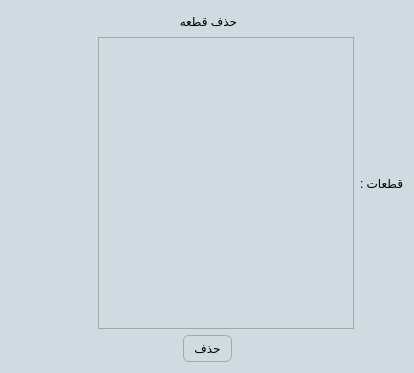
<?xml version="1.0" encoding="UTF-8"?>
<ui version="4.0">
 <class>DeleteItem</class>
 <widget class="QWidget" name="DeleteItem">
  <property name="geometry">
   <rect>
    <x>0</x>
    <y>0</y>
    <width>414</width>
    <height>373</height>
   </rect>
  </property>
  <property name="windowTitle">
   <string>Form</string>
  </property>
  <property name="styleSheet">
   <string notr="true">QPushButton {
    background-color: rgb(228, 229, 244); /* Light gray background */
    border: 1px solid #a9a9a9; /* Darker gray border for a 3D effect */
    border-radius: 6px; /* Rounded corners */
    padding: 5px 10px; /* Padding for a button-like appearance */
    color: black; /* Text color */
    
    /* Subtle gradient for a shiny effect */
    background: qlineargradient(spread:pad, x1:0, y1:0, x2:0, y2:1, 
                                stop:0 #f0f0f0, stop:1 #d3d3d3);
}

QPushButton:hover {
    background-color: #e6e6e6; /* Change to a lighter shade on hover */
    border-color: #b0b0b0; /* Change border color on hover */
}

QPushButton:pressed {
    background-color: #bfbfbf; /* Darker gray when pressed */
    border-color: #808080; /* Slightly darker border when pressed */
}


QWidget {font: 11pt &quot;Segoe UI&quot;;}
QWidget {
    background-color: #d0dae1; /* Dark background color for the entire widget */
    font: 11pt &quot;Segoe UI&quot;;
}

/* Style for QLineEdit with a darker background and smoother edges */
QLineEdit {
    background-color: #eff3f5; /* Darker grayish background */
    color: #000000; /* Light text color for readability */
    border: 1px solid #5c5c70; /* Slightly lighter border for contrast */
    border-radius: 6px; /* Smooth, rounded edges */
    padding: 5px; /* Padding for a cleaner look */
    font: 11pt &quot;Segoe UI&quot;;
}

QLineEdit:focus {
    border-color: #7878a0; /* Lighter border color on focus */
    background-color: #e0e6eb; /* Slightly lighter background on focus */
}

QTextBrowser {
    background-color: #eff3f5; /* Darker grayish background */
    color: #000000; /* Light text color for readability */
    border: 1px solid #5c5c70; /* Slightly lighter border for contrast */
    border-radius: 6px; /* Smooth, rounded edges */
    padding: 5px; /* Padding for a cleaner look */
    font: 11pt &quot;Segoe UI&quot;;
}

QTextBrowser:focus {
    border-color: #7878a0; /* Lighter border color on focus */
    background-color: #e0e6eb; /* Slightly lighter background on focus */
}

QCheckBox {
    color: #000000; /* Light text color for dark background */
    font: 11pt &quot;Segoe UI&quot;;
}

QCheckBox:disabled {
    color: #000000; /* Same text color for disabled state */
    opacity: 1; /* Remove opacity reduction */
}

/* Blue indicator for checked and disabled QCheckBox */
QCheckBox::indicator:checked:disabled {
    background-color: #92a8b9; /* Blue color to appear as enabled */
	opacity: 1;
   /* border: 1px solid #3a7bd5;  Blue border to match the indicator */
}

QCheckBox::indicator:disabled {
    opacity: 1; /* Remove opacity change for checkbox indicator */
}

/* Background color for QWidget */
/* Style for the vertical scrollbar */
QScrollBar:vertical {
    background: #eff3f5; /* Background color of the scrollbar */
    width: 10px; /* Width of the scrollbar */
    margin: 0px 0px 0px 0px; /* Margins around the scrollbar */
    border-radius: 5px; /* Rounded edges for the scrollbar track */
}

/* Style for the horizontal scrollbar */
QScrollBar:horizontal {
    background: #eff3f5; /* Background color of the scrollbar */
    height: 10px; /* Height of the scrollbar */
    margin: 0px 0px 0px 0px; /* Margins around the scrollbar */
    border-radius: 5px; /* Rounded edges for the scrollbar track */
}

/* Handle (scroller) styling for both horizontal and vertical scrollbars */
QScrollBar::handle:vertical, QScrollBar::handle:horizontal {
    background: #92a8b9; /* Color of the scroller */
    min-height: 20px; /* Minimum height for the vertical handle */
    min-width: 20px; /* Minimum width for the horizontal handle */
    border-radius: 5px; /* Smooth, rounded edges for the handle */
}

QScrollBar::handle:vertical:hover, QScrollBar::handle:horizontal:hover {
    background: #b1c1cd; /* Slightly lighter color on hover for the handle */
}

/* Remove the top/bottom buttons on the scrollbar */
QScrollBar::add-line:vertical, QScrollBar::sub-line:vertical,
QScrollBar::add-line:horizontal, QScrollBar::sub-line:horizontal {
    background: none; /* No additional lines/buttons */
    height: 0px;
    width: 0px;
}

QScrollBar::add-page:vertical, QScrollBar::sub-page:vertical,
QScrollBar::add-page:horizontal, QScrollBar::sub-page:horizontal {
    background: none; /* No page scroll styling */
}
QTextEdit {
    background-color: #eff3f5; /* Darker grayish background */
    color: #000000; /* Light text color for readability */
    border: 1px solid #5c5c70; /* Slightly lighter border for contrast */
    border-radius: 6px; /* Smooth, rounded edges */
    padding: 5px; /* Padding for a cleaner look */
    font: 11pt &quot;Segoe UI&quot;;
}

QTextEdit:focus {
    border-color: #7878a0; /* Lighter border color on focus */
    background-color: #e0e6eb; /* Slightly lighter background on focus */
}
QComboBox {
    background-color: #eff3f5; /* Darker grayish background */
    color: #000000; /* Light text color for readability */
    border: 1px solid #5c5c70; /* Slightly lighter border for contrast */
    border-radius: 6px; /* Smooth, rounded edges */
    padding: 5px; /* Padding for a cleaner look */
    font: 11pt &quot;Segoe UI&quot;;
}

QComboBox:focus {
    border-color: #7878a0; /* Lighter border color on focus */
    background-color: #e0e6eb; /* Slightly lighter background on focus */
}
QDateEdit {
    background-color: #eff3f5; /* Darker grayish background */
    color: #000000; /* Light text color for readability */
    border: 1px solid #5c5c70; /* Slightly lighter border for contrast */
    border-radius: 6px; /* Smooth, rounded edges */
    padding: 5px; /* Padding for a cleaner look */
    font: 11pt &quot;Segoe UI&quot;;
}

QDateEdit:focus {
    border-color: #7878a0; /* Lighter border color on focus */
    background-color: #e0e6eb; /* Slightly lighter background on focus */
}</string>
  </property>
  <layout class="QVBoxLayout" name="verticalLayout">
   <item>
    <layout class="QHBoxLayout" name="horizontalLayout">
     <item>
      <spacer name="horizontalSpacer_3">
       <property name="orientation">
        <enum>Qt::Orientation::Horizontal</enum>
       </property>
       <property name="sizeHint" stdset="0">
        <size>
         <width>40</width>
         <height>20</height>
        </size>
       </property>
      </spacer>
     </item>
     <item>
      <widget class="QLabel" name="label">
       <property name="text">
        <string>حذف قطعه</string>
       </property>
      </widget>
     </item>
     <item>
      <spacer name="horizontalSpacer_4">
       <property name="orientation">
        <enum>Qt::Orientation::Horizontal</enum>
       </property>
       <property name="sizeHint" stdset="0">
        <size>
         <width>40</width>
         <height>20</height>
        </size>
       </property>
      </spacer>
     </item>
    </layout>
   </item>
   <item>
    <layout class="QHBoxLayout" name="horizontalLayout_2">
     <item>
      <spacer name="horizontalSpacer">
       <property name="orientation">
        <enum>Qt::Orientation::Horizontal</enum>
       </property>
       <property name="sizeHint" stdset="0">
        <size>
         <width>40</width>
         <height>20</height>
        </size>
       </property>
      </spacer>
     </item>
     <item>
      <widget class="QListWidget" name="listWidget"/>
     </item>
     <item>
      <widget class="QLabel" name="label_2">
       <property name="text">
        <string>قطعات :</string>
       </property>
      </widget>
     </item>
    </layout>
   </item>
   <item>
    <layout class="QHBoxLayout" name="horizontalLayout_4">
     <item>
      <spacer name="horizontalSpacer_6">
       <property name="orientation">
        <enum>Qt::Orientation::Horizontal</enum>
       </property>
       <property name="sizeHint" stdset="0">
        <size>
         <width>40</width>
         <height>20</height>
        </size>
       </property>
      </spacer>
     </item>
     <item>
      <widget class="QPushButton" name="pushButton">
       <property name="text">
        <string>حذف</string>
       </property>
      </widget>
     </item>
     <item>
      <spacer name="horizontalSpacer_5">
       <property name="orientation">
        <enum>Qt::Orientation::Horizontal</enum>
       </property>
       <property name="sizeHint" stdset="0">
        <size>
         <width>40</width>
         <height>20</height>
        </size>
       </property>
      </spacer>
     </item>
    </layout>
   </item>
  </layout>
 </widget>
 <resources/>
 <connections/>
</ui>
